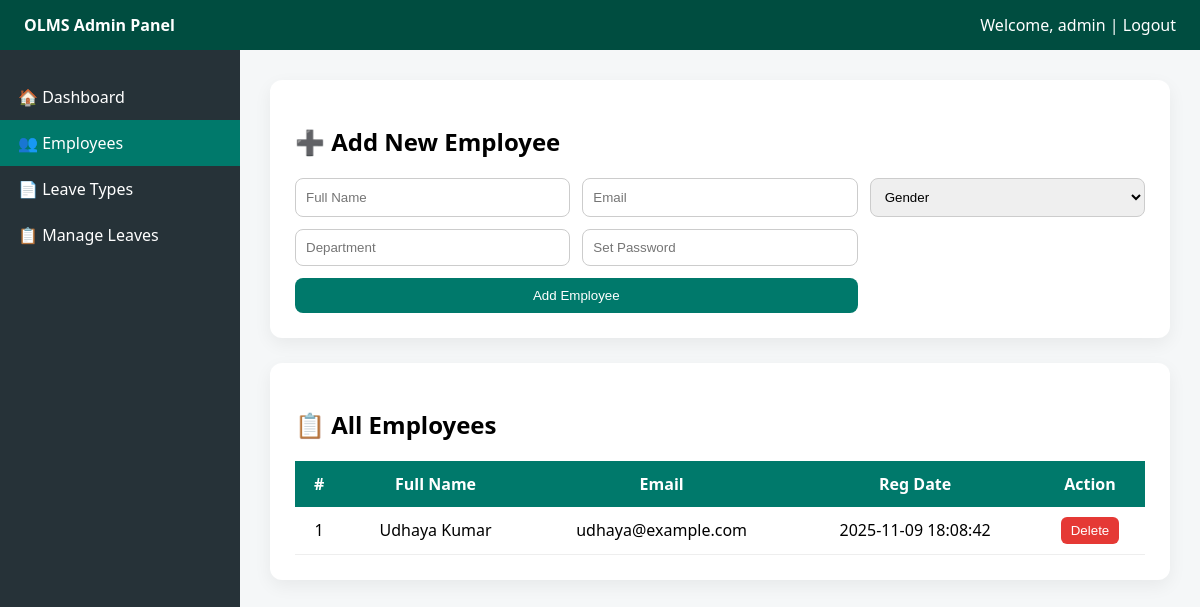
Screenshot of /admin/employees.php (signed in) with the database file from the repository.
### tables this page shows
CREATE TABLE IF NOT EXISTS tblemployees (
  id INT AUTO_INCREMENT PRIMARY KEY,
  FullName VARCHAR(100) NOT NULL,
  Email VARCHAR(100) UNIQUE NOT NULL,
  Password VARCHAR(255) NOT NULL,
  RegDate TIMESTAMP DEFAULT CURRENT_TIMESTAMP
);

### admin/employees.php (the view, shortened to what this page needs)
<?php
include('../includes/config.php');
$rows = $dbh->query("SELECT id, FullName, Email, RegDate FROM tblemployees ORDER BY id DESC")
            ->fetchAll(PDO::FETCH_ASSOC);
?>
<!doctype html>
<html>
<head>
</head>
<body>
<div class="header">
  <div style="font-weight:700">OLMS Admin Panel</div>
  <div>Welcome, <?php echo htmlentities($_SESSION['alogin']); ?> | <a href="logout.php" style="color:#fff;text-decoration:none;">Logout</a></div>
</div>
<div class="wrapper">
  <nav class="sidebar">
    <a href="dashboard.php">🏠 Dashboard</a>
    <a href="employees.php" class="active">👥 Employees</a>
    <a href="leave-types.php">📄 Leave Types</a>
    <a href="manage-leaves.php">📋 Manage Leaves</a>
  </nav>
  <main class="main">
    <div class="card">
      <h2>➕ Add New Employee</h2>
      <form method="post" class="grid">
        <input name="fullname"    placeholder="Full Name" required>
        <input name="email"       type="email" placeholder="Email" required>
        <select name="gender"     required>
          <option value="">Gender</option>
        </select>
        <input name="department"  placeholder="Department" required>
        <input type="password" name="password" placeholder="Set Password" required>
        <button name="add" type="submit" style="grid-column:span 2;">Add Employee</button>
      </form>
    </div>
    <div class="card">
      <h2>📋 All Employees</h2>
      <table class="table">
        <thead>
          <tr><th>#</th><th>Full Name</th><th>Email</th><th>Reg Date</th><th>Action</th></tr>
        </thead>
        <tbody>
          <?php
          if ($rows) {
              $cnt = 1;
              foreach ($rows as $row) {
                  $regDate = !empty($row['RegDate']) ? $row['RegDate'] : date('Y-m-d H:i:s');
                  echo '<tr>'.
                       '<td>'. $cnt .'</td>'.
                       '<td>'. htmlentities($row['FullName']) .'</td>'.
                       '<td>'. htmlentities($row['Email']) .'</td>'.
                       '<td>'. htmlentities($regDate) .'</td>'.
                       '<td><a href="employees.php?del='. intval($row['id']) .'" onclick="return confirm(\'Delete this employee?\')"><button class="del">Delete</button></a></td>'.
                       '</tr>';
                  $cnt++;
              }
          } else {
              echo "<tr><td colspan='5'>No employees found.</td></tr>";
          }
          ?>
        </tbody>
      </table>
    </div>
  </main>
</div>
</body>
</html>

### admin/employees.php (style rules this page uses)
body { font-family:'Segoe UI',Arial;margin:0;background:#f5f7f8 }
.header { background:#004d40;color:#fff;padding:14px 24px;display:flex;justify-content:space-between;align-items:center }
.wrapper { display:flex }
.sidebar { width:240px;background:#263238;color:#fff;min-height:calc(100vh - 56px);padding-top:24px }
.sidebar a { display:block;color:#fff;padding:12px 18px;text-decoration:none }
.sidebar a:hover,.sidebar a.active { background:#00796b }
.main { flex:1;padding:30px }
.card { background:#fff;padding:25px;border-radius:12px;box-shadow:0 6px 18px rgba(0,0,0,.06);margin-bottom:25px }
form.grid { display:grid;grid-template-columns:repeat(auto-fill,minmax(220px,1fr));gap:12px }
input,select { padding:10px;border-radius:8px;border:1px solid #ccc }
button { padding:10px;border-radius:8px;border:0;background:#00796b;color:#fff;cursor:pointer }
.table { width:100%;border-collapse:collapse;margin-top:16px }
.table th { background:#00796b;color:#fff;padding:12px }
.table td { padding:10px;border-bottom:1px solid #eee;text-align:center }
.del { background:#e53935;padding:6px 10px;color:#fff;border-radius:6px;border:0;cursor:pointer }

### rows the page displays
tblemployees: FullName "Udhaya Kumar", Email "udhaya@example.com", RegDate "2025-11-09 18:08:42"

### other values shown
$_SESSION['alogin'] "admin"
